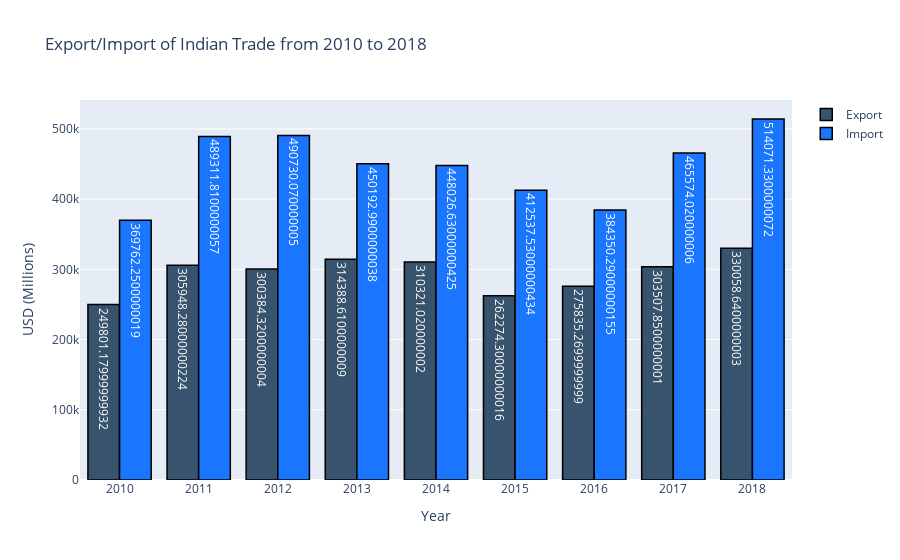

Write notebook code for a chart like this one.
### Code cell
'''visualization of Export and Import'''
#create trace 1
trace1 = go.Bar(
                x = total_year.index,
                y = total_year.Export,
                name = 'Export',
                marker = dict(color='rgb(55,83,109)', line = dict(color='rgb(0,0,0)',width=1.5)),
                text = total_year.Export)
#create trace2
trace2 = go.Bar(
                x = total_year.index,
                y = total_year.Import,
                name = 'Import',
                marker = dict(color='rgb(26,118,255)', line = dict(color='rgb(0,0,0)',width=1.5)),
                text = total_year.Import)

layout = go.Layout(hovermode = 'closest',title='Export/Import of Indian Trade from 2010 to 2018',
                      xaxis = dict(title='Year'), yaxis=dict(title='USD (Millions)'))
fig = go.Figure(data = [trace1,trace2],layout = layout)
fig.show()

### Figure 1 — Plotly figure (JSON) as saved in the notebook; plotly's stock layout.template omitted (floating-point values rounded to 4 significant figures)
{"data": [{"marker": {"color": "rgb(55,83,109)", "line": {"color": "rgb(0,0,0)", "width": 1.5}}, "name": "Export", "text": [249800.0, 305900.0, 300400.0, 314400.0, 310300.0, 262300.0, 275800.0, 303500.0, 330100.0], "type": "bar", "x": [2010, 2011, 2012, 2013, 2014, 2015, 2016, 2017, 2018], "y": [249800.0, 305900.0, 300400.0, 314400.0, 310300.0, 262300.0, 275800.0, 303500.0, 330100.0]}, {"marker": {"color": "rgb(26,118,255)", "line": {"color": "rgb(0,0,0)", "width": 1.5}}, "name": "Import", "text": [369800.0, 489300.0, 490700.0, 450200.0, 448000.0, 412500.0, 384400.0, 465600.0, 514100.0], "type": "bar", "x": [2010, 2011, 2012, 2013, 2014, 2015, 2016, 2017, 2018], "y": [369800.0, 489300.0, 490700.0, 450200.0, 448000.0, 412500.0, 384400.0, 465600.0, 514100.0]}], "layout": {"hovermode": "closest", "title": {"text": "Export/Import of Indian Trade from 2010 to 2018"}, "xaxis": {"title": {"text": "Year"}}, "yaxis": {"title": {"text": "USD (Millions)"}}}}
